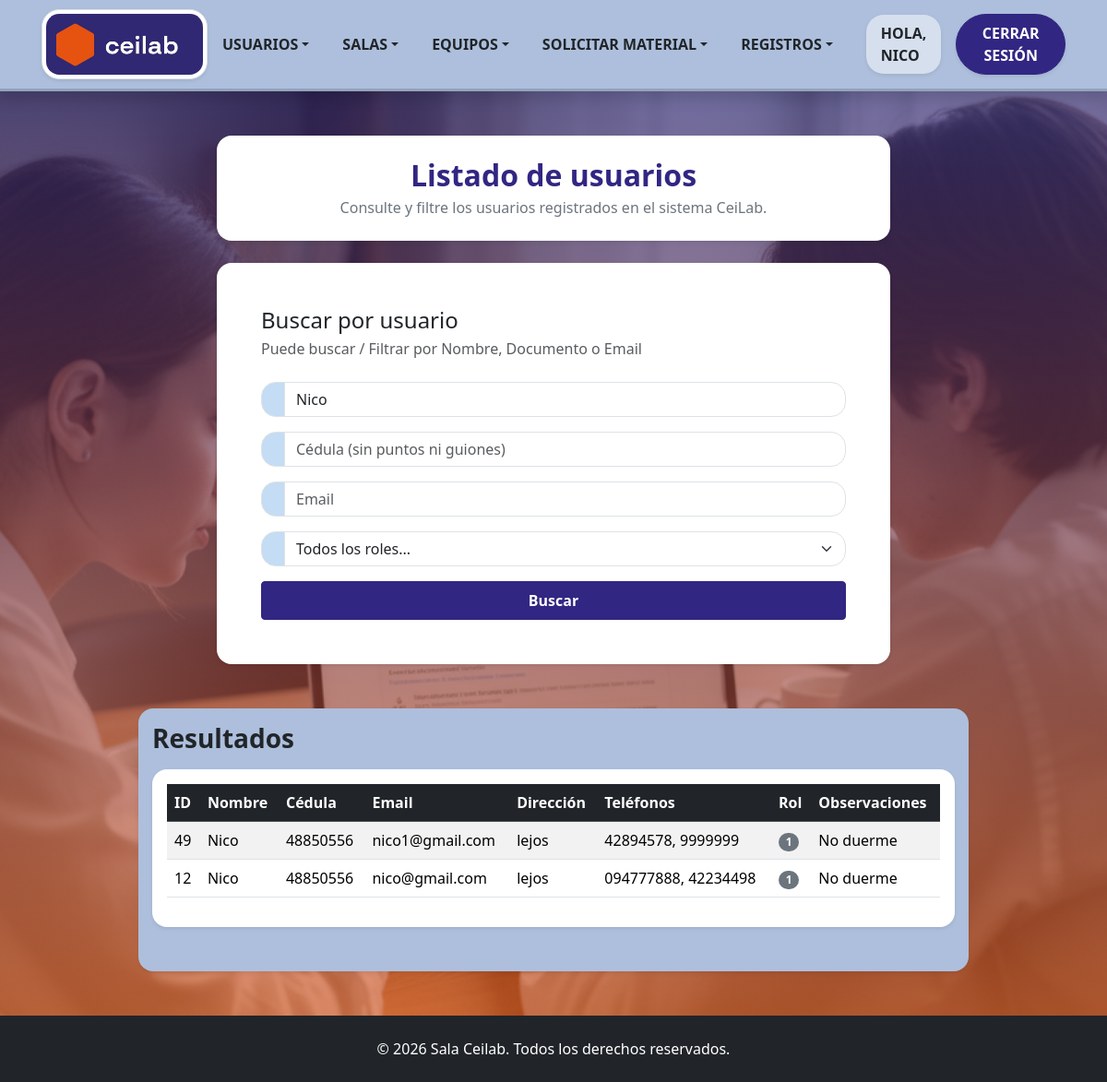
/Formularios/listadoUsuario.php?nombre=Nico (signed in), run on the app's committed database.
### tables this page shows
CREATE TABLE `usuario` (
  `IDUsuario` int(10) NOT NULL,
  `Nombre` varchar(30) DEFAULT NULL,
  `Contraseña` varchar(61) DEFAULT NULL,
  `Email` varchar(30) DEFAULT NULL,
  `Direccion` varchar(50) NOT NULL,
  `Faltas` int(10) DEFAULT NULL,
  `Observaciones` varchar(50) NOT NULL,
  `Fecha_creacion` date DEFAULT NULL,
  `Crador_IDUsuario` int(11) DEFAULT NULL,
  `cedula` int(8) NOT NULL,
  `activo` tinyint(1) DEFAULT 1
);

### Clases/ClsUsuarios.php (called while the page is built, shortened)
<?php
class ClsUsuarios {
    public function listarUsuarios($filtroNombre = '', $filtroCedula = '', $filtroEmail = '', $filtroRol = '') {
        $objConexion = new Conexion();
        $link = $objConexion->conectar();
        $sql = "SELECT u.IDUsuario, u.nombre, u.cedula, u.email, u.direccion, u.observaciones, MIN(r.ROL) AS ROL
                FROM usuario u
                LEFT JOIN rol r ON u.IDUsuario = r.IDUsuario
                WHERE u.activo = 1";
        if (!empty($filtroNombre)) {
            $nombreEscaped = mysqli_real_escape_string($link, $filtroNombre);
            $sql .= " AND u.nombre LIKE '%$nombreEscaped%'";
        }
        $sql .= " GROUP BY u.IDUsuario, u.nombre, u.cedula, u.email, u.direccion, u.observaciones";
        $sql .= " ORDER BY u.IDUsuario DESC";
        return mysqli_query($link, $sql);
    }
    public function obtenerTelefonosPorUsuario($idUsuario) {
        $objConexion = new Conexion();
        $link = $objConexion->conectar();
        $idEscape = mysqli_real_escape_string($link, $idUsuario);
        $sql = "SELECT Telefono FROM Telefonos WHERE IDUsuario = '$idEscape'";
        $resultado = mysqli_query($link, $sql);
        $telefonos = [];
        if ($resultado) {
            while ($row = mysqli_fetch_assoc($resultado)) {
                $telefonos[] = $row['Telefono'];
            }
        }
        return $telefonos;
    }
    public function obtenerRolesPorUsuario($idUsuario) {
        $objConexion = new Conexion();
        $link = $objConexion->conectar();
        $idEscaped = mysqli_real_escape_string($link, $idUsuario);
        $sql = "SELECT ROL FROM rol WHERE IDUsuario = '$idEscaped'";
        $resultado = mysqli_query($link, $sql);
        $roles = [];
        if ($resultado) {
            while ($row = mysqli_fetch_assoc($resultado)) {
                $roles[] = $row['ROL'];
            }
        }
        return $roles;
    }
}
?>

### Formularios/listadoUsuario.php (the view, shortened to what this page needs)
<!DOCTYPE html>
<html lang="en">
    <head>
        <link href="../bootstrap_theme/bootstrap.css" rel="stylesheet" type="text/css">
        <link rel="stylesheet" href="../Estilos/blocks.css">
        <link href="../Estilos/style.css" rel="stylesheet">
    </head>
    <body class="d-flex flex-column min-vh-100 bg-light">
        <?php include '../navbar.php'; ?>
        <section class="hero-section flex-fill pb-5 pt-5">
            <div class="container pb-4">
                <div class="row justify-content-center">
                    <div class="col-md-9 col-xl-8">
                        <div class="bg-white p-4 shadow-sm rounded text-center">
                            <h3 class="fw-bold h2 mb-1 text-primary">Listado de usuarios</h3>
                            <p class="fw-light text-secondary mb-0">Consulte y filtre los usuarios registrados en el sistema CeiLab.</p>
                        </div>
                    </div>
                </div>
            </div>
            <div class="container pb-5">
                <div class="row">
                    <div class="col-md-9 col-xl-8 ms-auto me-auto">
                        <div class="bg-white p-4 p-lg-5 shadow-sm rounded">
                            <h2 class="mb-1 text-dark h4">Buscar por usuario</h2>
                            <p class="mb-4 text-muted">Puede buscar / Filtrar por Nombre, Documento o Email</p>
                            <form method="GET" action="">
                                <div class="mb-3">
                                    <div class="mb-3">
                                        <div class="input-group">
                                            <span class="bg-light input-group-text"><i class="bi bi-person"></i></span>
                                            <input type="text" class="form-control" name="nombre" placeholder="Nombre" value="<?php echo htmlspecialchars($_GET['nombre'] ?? ''); ?>">
                                        </div>
                                    </div>
                                    <div class="mb-3">
                                        <div class="input-group">
                                            <span class="bg-light input-group-text"><i class="bi bi-card-text"></i></span>
                                            <input type="number" class="form-control" name="cedula" placeholder="Cédula (sin puntos ni guiones)" value="<?php echo htmlspecialchars($_GET['cedula'] ?? ''); ?>">
                                        </div>
                                    </div>
                                    <div class="mb-3">
                                    <div class="input-group">
                                        <span class="bg-light input-group-text"><i class="bi bi-envelope"></i></span>
                                        <input type="email" class="form-control" name="email" placeholder="Email" value="<?php echo htmlspecialchars($_GET['email'] ?? ''); ?>">
                                    </div>
                                    </div>
                                    <div class="mb-3">
                                    <div class="input-group">
                                        <span class="bg-light input-group-text" id="addon-rol"></span>
                                        <select class="form-select" aria-label="Filtrar por Rol" aria-describedby="addon-rol" name="rol">
                                            <option value="" selected>Todos los roles...</option>
                                        </select>
                                    </div>
                                </div>
                                </div>
                                <button type="submit" class="btn d-block w-100 btn-primary fw-bold pb-2 ps-3 pe-3 pt-2">Buscar</button>
                            </form>
                        </div>
                    </div>
                </div>
            </div>
            <div class="container pb-5 pt-3 rounded shadow-sm col-md-10 col-xl-9" style="background-color: #adbfdc;">
                <div class="row">
                    <div>
                        <h3 class="mb-3 text-dark fw-bold">Resultados</h3>
                        <?php
                        require_once '../Clases/ClsUsuarios.php';
                        $objUsuario = new ClsUsuarios();
                        $nombre = $_GET['nombre'] ?? '';
                        $cedula = $_GET['cedula'] ?? '';
                        $email = $_GET['email'] ?? '';
                        $rol = $_GET['rol'] ?? '';
                        $resultado = $objUsuario->listarUsuarios($nombre, $cedula, $email, $rol);
                        if ($resultado && mysqli_num_rows($resultado) > 0) {
                        ?>
                            <div class="table-responsive bg-white p-3 shadow-sm rounded">
                                <table class="table table-striped table-hover align-middle">
                                    <thead class="table-dark">
                                        <tr>
                                            <th>ID</th>
                                            <th>Nombre</th>
                                            <th>Cédula</th>
                                            <th>Email</th>
                                            <th>Dirección</th>
                                            <th>Teléfonos</th>
                                            <th>Rol</th>
                                            <th>Observaciones</th>
                                        </tr>
                                    </thead>
                                    <tbody>
                                        <?php while ($row = mysqli_fetch_assoc($resultado)) {
                                            $telefonosArr = $objUsuario->obtenerTelefonosPorUsuario($row['IDUsuario']);
                                            $textoTelefonos = !empty($telefonosArr) ? implode(', ', $telefonosArr) : 'Sin teléfonos';
                                            $rolArr = $objUsuario->obtenerRolesPorUsuario($row['IDUsuario']);
                                            $textorol = !empty($rolArr) ? implode(', ', $rolArr) : 'Sin rol asignado';
                                            ?>
                                            <tr>
                                                <td><?php echo htmlspecialchars($row['IDUsuario']); ?></td>
                                                <td><?php echo htmlspecialchars($row['nombre']); ?></td>
                                                <td><?php echo htmlspecialchars($row['cedula']); ?></td>
                                                <td><?php echo htmlspecialchars($row['email']); ?></td>
                                                <td><?php echo htmlspecialchars($row['direccion']); ?></td>
                                                <td><?php echo htmlspecialchars($textoTelefonos); ?></td>
                                                <td>
                                                    <span class="badge bg-secondary">
                                                        <?php echo htmlspecialchars($textorol); ?>
                                                    </span>
                                                </td>
                                                <td><?php echo htmlspecialchars($row['observaciones']); ?></td>
                                            </tr>
                                        <?php } ?>
                                    </tbody>
                                </table>
                            </div>
                        <?php
                        } else {
                            echo "<div class='alert alert-info text-center bg-white mb-0'>No se encontraron usuarios registrados con esos criterios.</div>";
                        }
                        ?>
                    </div>
                </div>
            </div>
        </section>
        <?php include '../footer.php'; ?>
    </body>
</html>

### Estilos/style.css (style rules this page uses)
.hero-section { background-image: linear-gradient(rgba(48, 40, 115, 0.67), rgba(230, 83, 16, 0.57)), url('../assets/img/ceilab.png'); background-size: cover; background-position: center; background-repeat: no-repeat; }

### data on the page
usuario: IDUsuario "49", Nombre "Nico", cedula "48850556", Email "nico1@gmail.com", Direccion "lejos", textoTelefonos "42894578, 9999999", textorol "1", Observaciones "No duerme"
usuario: IDUsuario "12", Nombre "Nico", cedula "48850556", Email "nico@gmail.com", Direccion "lejos", textoTelefonos "094777888, 42234498", textorol "1", Observaciones "No duerme"

### other printed values
$_SESSION['nombre'] "NICO"
